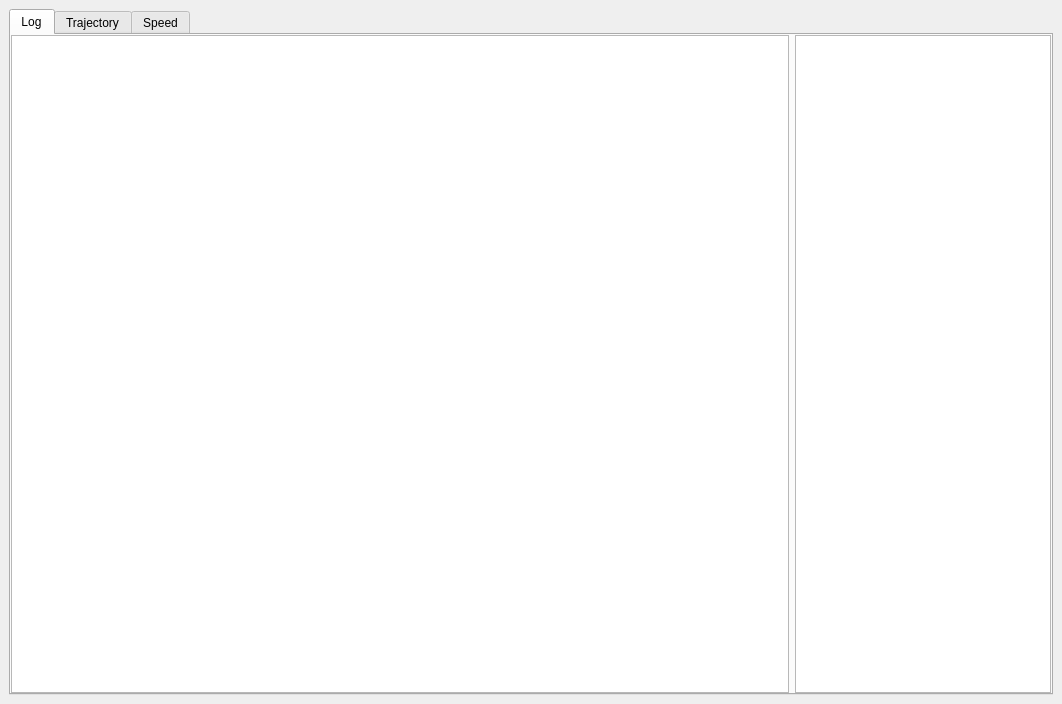
<?xml version="1.0" encoding="UTF-8"?>
<ui version="4.0">
 <class>mainwindow</class>
 <widget class="QMainWindow" name="mainwindow">
  <property name="geometry">
   <rect>
    <x>0</x>
    <y>0</y>
    <width>1062</width>
    <height>704</height>
   </rect>
  </property>
  <property name="windowTitle">
   <string>BH Log Viewer</string>
  </property>
  <widget class="QWidget" name="centralwidget">
   <layout class="QHBoxLayout" name="horizontalLayout_3">
    <item>
     <widget class="QTabWidget" name="tabWidget">
      <property name="tabShape">
       <enum>QTabWidget::Rounded</enum>
      </property>
      <property name="currentIndex">
       <number>0</number>
      </property>
      <widget class="QWidget" name="log_tab">
       <attribute name="title">
        <string>Log</string>
       </attribute>
       <layout class="QHBoxLayout" name="log_tab_layout">
        <property name="margin">
         <number>0</number>
        </property>
        <item>
         <widget class="QTreeView" name="log_view">
          <property name="editTriggers">
           <set>QAbstractItemView::NoEditTriggers</set>
          </property>
          <property name="expandsOnDoubleClick">
           <bool>false</bool>
          </property>
          <attribute name="headerStretchLastSection">
           <bool>false</bool>
          </attribute>
         </widget>
        </item>
        <item>
         <widget class="QTreeView" name="categories">
          <property name="sizePolicy">
           <sizepolicy hsizetype="Fixed" vsizetype="Expanding">
            <horstretch>0</horstretch>
            <verstretch>0</verstretch>
           </sizepolicy>
          </property>
          <property name="editTriggers">
           <set>QAbstractItemView::NoEditTriggers</set>
          </property>
          <property name="selectionMode">
           <enum>QAbstractItemView::ExtendedSelection</enum>
          </property>
          <property name="selectionBehavior">
           <enum>QAbstractItemView::SelectRows</enum>
          </property>
          <property name="rootIsDecorated">
           <bool>false</bool>
          </property>
         </widget>
        </item>
       </layout>
      </widget>
      <widget class="QWidget" name="trajectory_tab">
       <attribute name="title">
        <string>Trajectory</string>
       </attribute>
       <layout class="QHBoxLayout" name="field_tab_layout">
        <property name="margin">
         <number>0</number>
        </property>
        <item>
         <widget class="QWidget" name="field_view_container" native="true"/>
        </item>
        <item>
         <widget class="QListView" name="layers_view">
          <property name="sizePolicy">
           <sizepolicy hsizetype="Fixed" vsizetype="Expanding">
            <horstretch>0</horstretch>
            <verstretch>0</verstretch>
           </sizepolicy>
          </property>
          <property name="editTriggers">
           <set>QAbstractItemView::NoEditTriggers</set>
          </property>
          <property name="selectionMode">
           <enum>QAbstractItemView::ExtendedSelection</enum>
          </property>
          <property name="selectionBehavior">
           <enum>QAbstractItemView::SelectRows</enum>
          </property>
         </widget>
        </item>
       </layout>
      </widget>
      <widget class="QWidget" name="speed_tab">
       <attribute name="title">
        <string>Speed</string>
       </attribute>
       <layout class="QHBoxLayout" name="horizontalLayout">
        <property name="margin">
         <number>0</number>
        </property>
        <item>
         <widget class="QGraphicsView" name="speed_view">
          <property name="renderHints">
           <set>QPainter::Antialiasing|QPainter::SmoothPixmapTransform|QPainter::TextAntialiasing</set>
          </property>
         </widget>
        </item>
       </layout>
      </widget>
     </widget>
    </item>
   </layout>
  </widget>
 </widget>
 <resources/>
 <connections/>
</ui>
